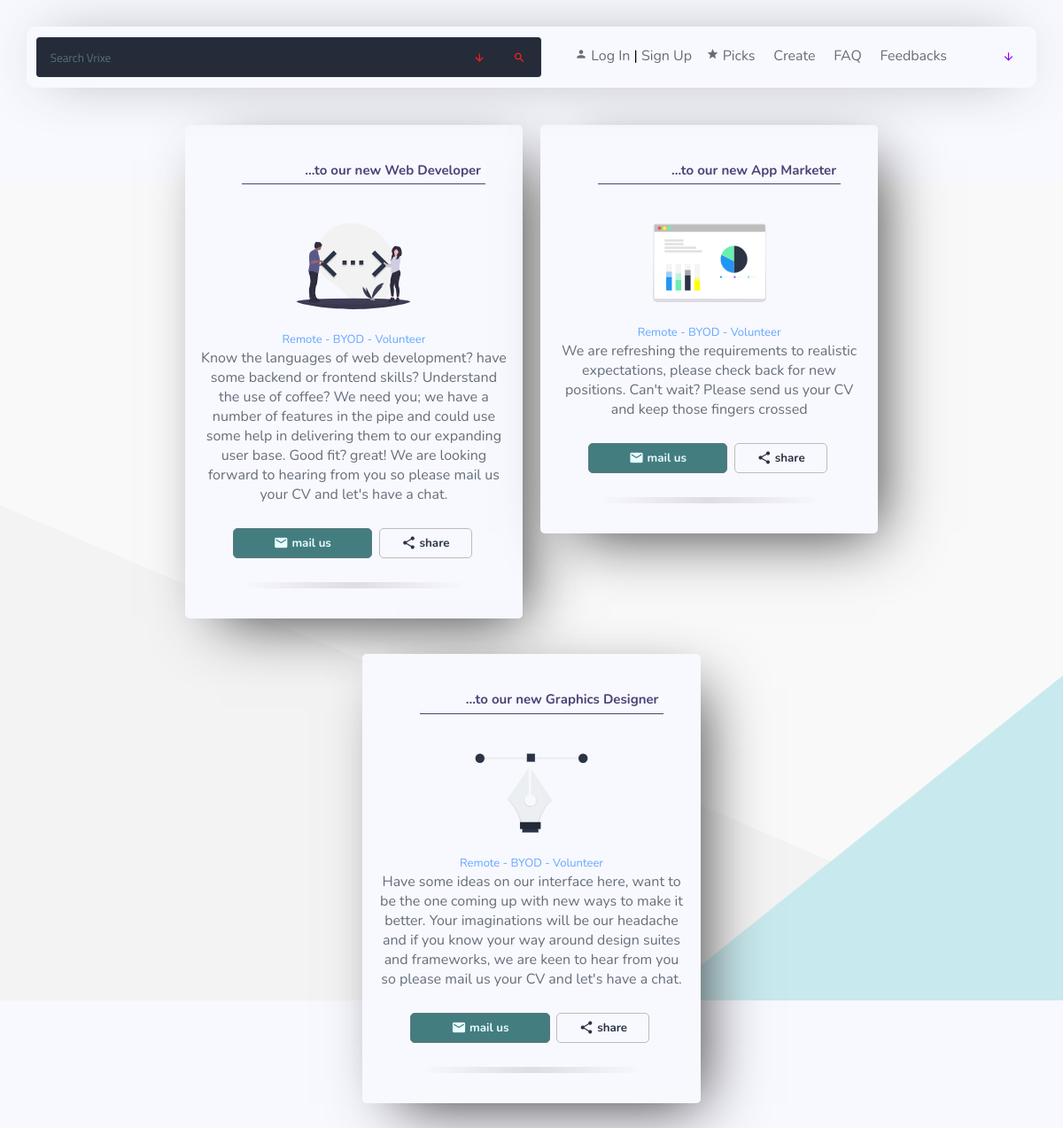
/jobs.php, run on the app's committed database.
### tables this page shows
CREATE TABLE IF NOT EXISTS `jobs` (
  `cid` int(100) NOT NULL,
  `status` varchar(900) NOT NULL,
  `position` varchar(900) NOT NULL,
  `image` varchar(900) NOT NULL,
  `phrase` varchar(900) NOT NULL,
  `details` varchar(900) NOT NULL
);

### garage/versions.php (called while the page is built, shortened)
<?php
$vv = "2.30";
?>

### garage/passport.php (called while the page is built, shortened)
<?php
if (isset($_COOKIE['user'])){
 $cookie = $_COOKIE['user'];
 $cooked = mysqli_query($conne,"SELECT * FROM profiles WHERE cookie = '$cookie' LIMIT 1");
 $headcook = false;
   while($founduser = mysqli_fetch_array($cooked)){
   $headcook = true;
   $fullname = $founduser['fullname'];
   $username = $founduser['username'];
   $userBio = $founduser['bio'];
   $userLocation = $founduser['location'];
   $email = $founduser['email'];
   $cut = $founduser['confirm'];
   $accountCreationDate = $founduser['created'];
   $cutcok = $founduser['cookie'];
   $link = $founduser['link'];
   $freq = $founduser['freq'];
   $sqlcid = $founduser['cid'];
   $pushid = $founduser['pushid'];
   $mycontacts = $founduser['contacts'];
   $userheadimg = $founduser['picture'];
   $checkpasswordsecurity = $founduser['password'];
}
if ($headcook == false){
 setcookie("user", "", time() - 3600, "/");
 header('Location: /index');
}
if (substr($checkpasswordsecurity, -14) == "blockedbyvrixe"){
    setcookie("user", "", time() - 3600, "/");
    header('Location: /index?q=b');
 }}
else{
  if(isset($defaultAllowNoUser) and $defaultAllowNoUser == true){
  $fullname = "";
  }
  else{
     echo "<script>
 document.location = '/index.php';
 </script>";
}}
?>

### jobs.php (the view, shortened to what this page needs)
<?php
$defaultAllowNoUser = true;
require("garage/passport.php");
?>
<!DOCTYPE html>
<html lang="en">
<head>
<?php require("garage/resources.php"); ?>
</head>
<body>
<?php require("garage/deskhead.php"); ?>
<br>
<div class="postcen">
  <?php
$result = mysqli_query($conne,"SELECT * FROM jobs WHERE status = 'open' LIMIT 25");
   while($row = mysqli_fetch_array($result))
 {$founds = 1;
$position = $row['position']; $positionEncoded = urlencode( $position );
$image =  $row['image'];
$phrase =  $row['phrase']; $description = htmlspecialchars($probedescription, ENT_QUOTES);
$details = $row['details'];
$cid = $row['cid'];
    echo "<div class='pef' id='$cid'>
    <script>
    var cst = 'There is a position, we want you in for at Vrixe, please visit us.';
    var csl = 'jobs#$cid';
    </script>
    <div class='blfhead'>...to our new $position</div><br><br>
  <img alt='$code' src='images/jobs/$image.svg' class='everybodyimg'><br>
  <h class='miniss'>$phrase</h><br><h class='disl'>$details</h> <br><br>
   <a href='mailto:jobs@vrixe.com?subject=Application:%20$positionEncoded%20at%20Vrixe%20-%20$cid'><button class='copele'><i class='material-icons' style='vertical-align: text-top;font-size: 17px;'>mail</i> mail us</button></a>
   <button class='triocontrol' onclick='customshare(cst, csl)'><i class='material-icons' style='vertical-align: text-top;font-size: 17px;'>share</i> share</button>
      <br><br>
  <div class='blfheadalt'></div>
  </div>";
 }
?>
  <br><br><br><br>
  </div>
</body>
</html>

### garage/resources.php (shortened to what this page needs)
<?php
require("versions.php");
echo"
<meta http-equiv='Cache-control: no-transform'>
<link type='text/css' rel='stylesheet' href='/css/powder.css?v=$vv'>
<link href='https://fonts.googleapis.com/css?family=Nunito|Sarpanch|Skranji|Titillium+Web' rel='stylesheet'>
<script type='text/javascript' async src='/main.js?v=$vv'></script>
<link href='https://fonts.googleapis.com/icon?family=Material+Icons' rel='stylesheet'>
<link rel='icon' type='png' href='/images/vogo.png'>
<meta name='theme-color' content='#f8f8ff'>
<link rel='apple-touch-icon' sizes='192x192' href='/app/vlogpwa.png'>
<link rel='apple-touch-startup-image' href='/app/vlogpwa.png'>
<link rel='apple-touch-icon' href='/app/vlog4x.png'>
<meta name='apple-mobile-web-app-title' content='Vrixe'>
<meta name='apple-mobile-web-app-capable' content='yes'>
<meta name='apple-mobile-web-app-status-bar-style' content='default'>
";
?>

### garage/deskhead.php (shortened to what this page needs)
<div id="deskhead">
<form action="/search.php" method="post" style="width:50%;margin-left:1%">
<input onclick="desksearch()" type="search" id="deser" name="refs" required placeholder=" Search Vrixe" autocomplete="off" title="Search Vrixe" oninput='checkforuser(this.id)'><span style="float:right;width:16%"><button aria-label="show search" onclick="desksearch()" id="dhss" type="button"><i class='material-icons' style='font-size:14px;vertical-align:middle'>arrow_downward</i></button><button aria-label="hide search" onclick="desksearchs()" id="sh" type="button"><i class='material-icons' style='font-size:14px;vertical-align:middle'>arrow_upward</i></button><button aria-label="search" id="dhsb"><i class='material-icons' style='font-size:14px;vertical-align:middle'>search</i></button></span>
</form>
<div id="floare">
	<?php
	if ($fullname > ""){
echo "<a href='/me' class='disl' title='my account'>@$username &nbsp &nbsp </a>";
}
else{
	echo "<a href='/index?q=login#longin' class='disl' title='Log into your account'><i class='material-icons' style='font-size:14px;'>person</i> Log In</a> <span style='color:black'>|</span> <a href='/index?q=profile_required#singup' class='disl' title='Sign Up for a Vrixe Account'>Sign Up &nbsp &nbsp </a>";
}
?>
<a href="/picks" class="disl" title="Plans you are working on"> <i class='material-icons' style='font-size:14px'>star</i> Picks &nbsp &nbsp</a>
<a href="/invite" class="disl" title="Create">Create &nbsp &nbsp</a>
<a href="/help/faq" class="disl" title="FAQ">FAQ &nbsp &nbsp</a>
<a href="/help/feedbacks" class="disl" title="Feedbacks">Feedbacks &nbsp &nbsp &nbsp</a>&nbsp &nbsp &nbsp
<h id="dboy" onclick="deskpop()"><i class='material-icons' style='font-size:14px;vertical-align:middle'>arrow_downward</i> </h>
</div>
</div>

### data on the page
jobs: position "Web Developer", image (picture), phrase "Remote - BYOD - Volunteer", details "Know the languages of web development? have some backend or frontend skills? Understand the use of coffee? We need you; we have a number of features in the pipe and could use some help in delivering them to our expanding user base. Good fit? great! We are looking forward to hearing from you so please mail us your CV and let's have a chat."
jobs: position "App Marketer", image (picture), phrase "Remote - BYOD - Volunteer", details "We are refreshing the requirements to realistic expectations, please check back for new positions. Can't wait? Please send us your CV and keep those fingers crossed"
jobs: position "Graphics Designer", image (picture), phrase "Remote - BYOD - Volunteer", details "Have some ideas on our interface here, want to be the one coming up with new ways to make it better. Your imaginations will be our headache and if you know your way around design suites and frameworks, we are keen to hear from you so please mail us your CV and let's have a chat."
